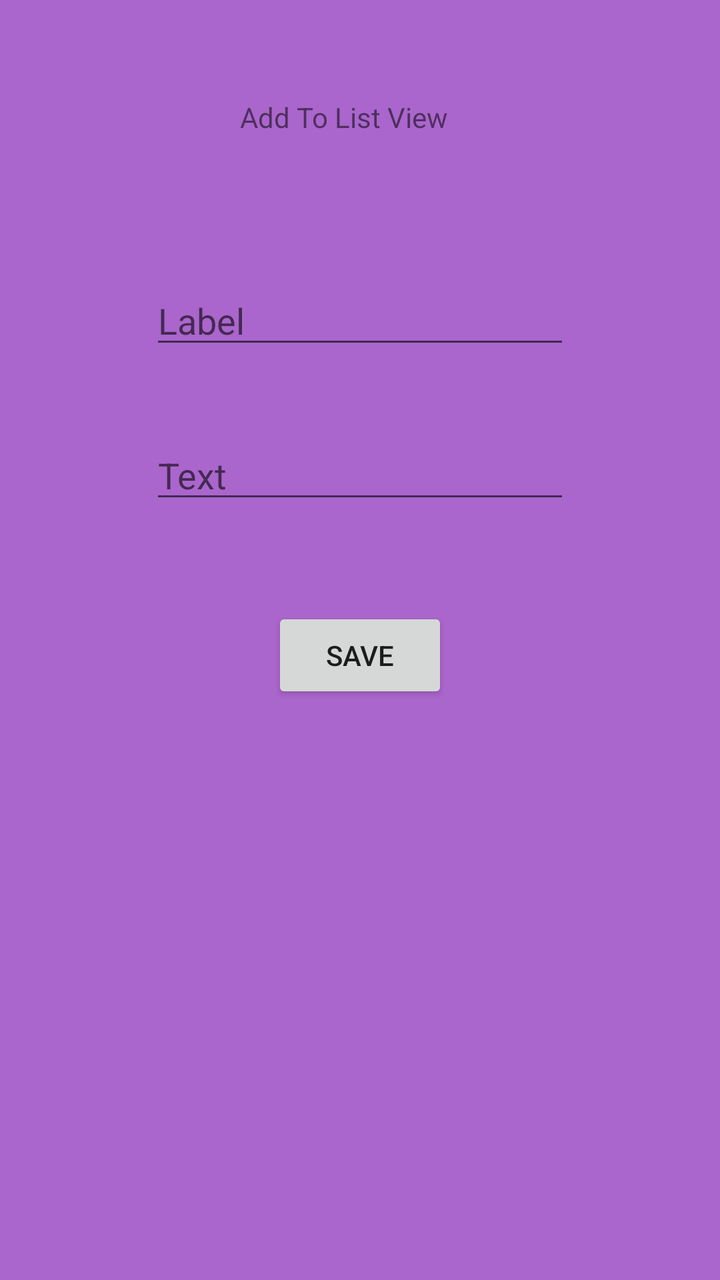
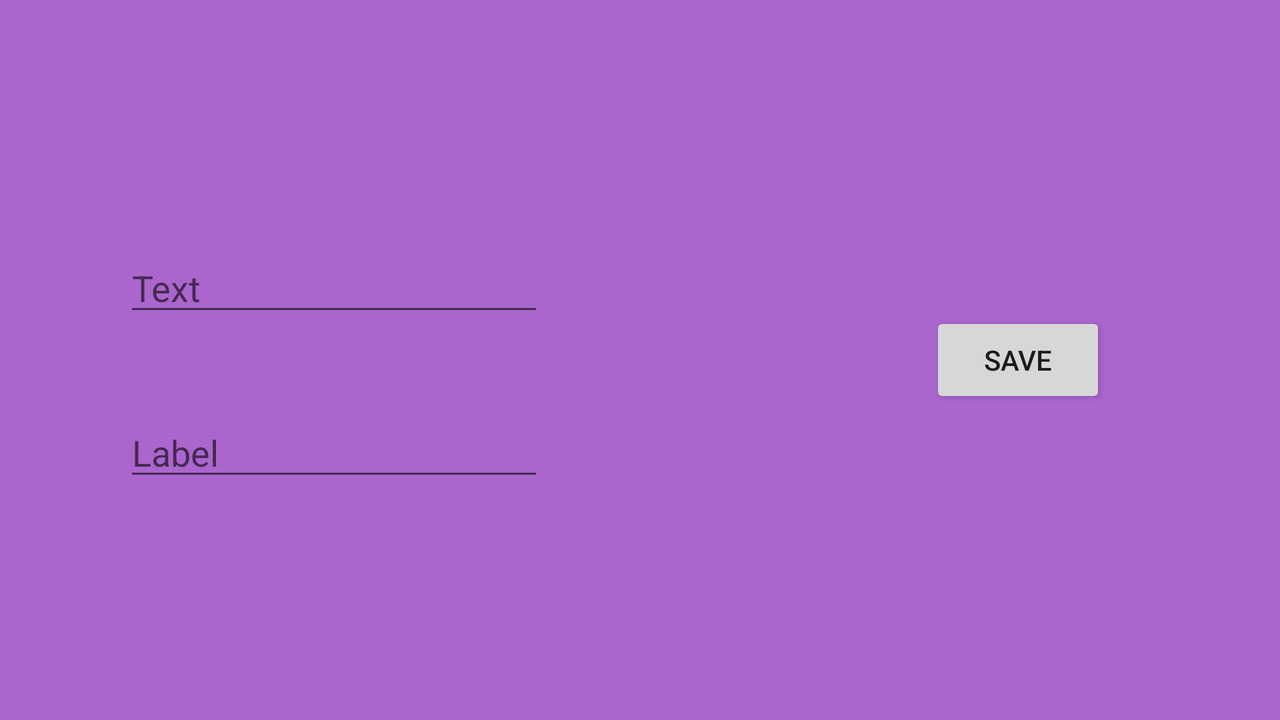

Two renders of one Android screen. The first uses the default layout on a phone; the second uses the alternative layout the repository ships for a different screen configuration, on a matching device. The two XML files are below.
<!-- AndroidManifest.xml: application theme AppTheme -->
<!-- res/layout/activity_add_to_list_view.xml -->
<?xml version="1.0" encoding="utf-8"?>
<RelativeLayout android:padding="10dp" android:layout_height="match_parent" android:layout_width="match_parent" xmlns:android="http://schemas.android.com/apk/res/android">

    <EditText
        android:id="@+id/editBigText"
        android:layout_width="wrap_content"
        android:layout_height="wrap_content"
        android:layout_below="@+id/textView2"
        android:layout_centerHorizontal="true"
        android:layout_marginTop="70dp"
        android:ems="10"
        android:hint="Label"
        android:inputType="textPersonName" />

    <EditText
        android:id="@+id/editSmallText"
        android:layout_width="wrap_content"
        android:layout_height="wrap_content"
        android:layout_alignEnd="@+id/editBigText"
        android:layout_alignRight="@+id/editBigText"
        android:layout_below="@+id/editBigText"
        android:layout_marginTop="36dp"
        android:ems="10"
        android:hint="Text"
        android:inputType="textPersonName" />

    <Button
        android:id="@+id/btnSave"
        android:layout_width="wrap_content"
        android:layout_height="wrap_content"
        android:layout_below="@+id/editSmallText"
        android:layout_centerHorizontal="true"
        android:layout_marginTop="47dp"
        android:onClick="addToListView"
        android:text="Save" />

    <TextView
        android:id="@+id/textView2"
        android:layout_width="wrap_content"
        android:layout_height="wrap_content"
        android:layout_alignEnd="@+id/btnSave"
        android:layout_alignParentTop="true"
        android:layout_alignRight="@+id/btnSave"
        android:layout_marginTop="39dp"
        android:text="Add To List View" />
</RelativeLayout>
<!-- resources referenced by this layout -->
<resources>
  <style name="AppTheme" parent="Theme.AppCompat.Light.DarkActionBar">
          
          <item name="colorPrimary">@android:color/holo_red_dark</item>
          <item name="colorPrimaryDark">@android:color/holo_red_light</item>
          <item name="colorAccent">@android:color/holo_blue_light</item>
          <item name="android:colorBackground">@android:color/holo_purple</item>
      </style>
</resources>
<!-- res/layout-land/activity_add_to_list_view.xml (the repository's variant of the layout above) -->
<!-- drawn on the phone turned sideways -->
<?xml version="1.0" encoding="utf-8"?>
<RelativeLayout android:padding="10dp" android:layout_height="match_parent" android:layout_width="match_parent" xmlns:android="http://schemas.android.com/apk/res/android">

    <EditText
        android:id="@+id/editBigText"
        android:layout_width="wrap_content"
        android:layout_height="wrap_content"
        android:layout_alignLeft="@+id/editSmallText"
        android:layout_alignStart="@+id/editSmallText"
        android:layout_below="@+id/btnSave"
        android:ems="10"
        android:hint="Label"
        android:inputType="textPersonName" />

    <EditText
        android:id="@+id/editSmallText"
        android:layout_width="wrap_content"
        android:layout_height="wrap_content"
        android:layout_alignBottom="@+id/btnSave"
        android:layout_alignParentLeft="true"
        android:layout_alignParentStart="true"
        android:layout_marginBottom="41dp"
        android:layout_marginLeft="52dp"
        android:layout_marginStart="52dp"
        android:ems="10"
        android:hint="Text"
        android:inputType="textPersonName" />

    <Button
        android:id="@+id/btnSave"
        android:layout_width="wrap_content"
        android:layout_height="wrap_content"
        android:layout_alignParentEnd="true"
        android:layout_alignParentRight="true"
        android:layout_centerVertical="true"
        android:layout_marginEnd="77dp"
        android:layout_marginRight="77dp"
        android:onClick="addToListView"
        android:text="Save" />


</RelativeLayout>
